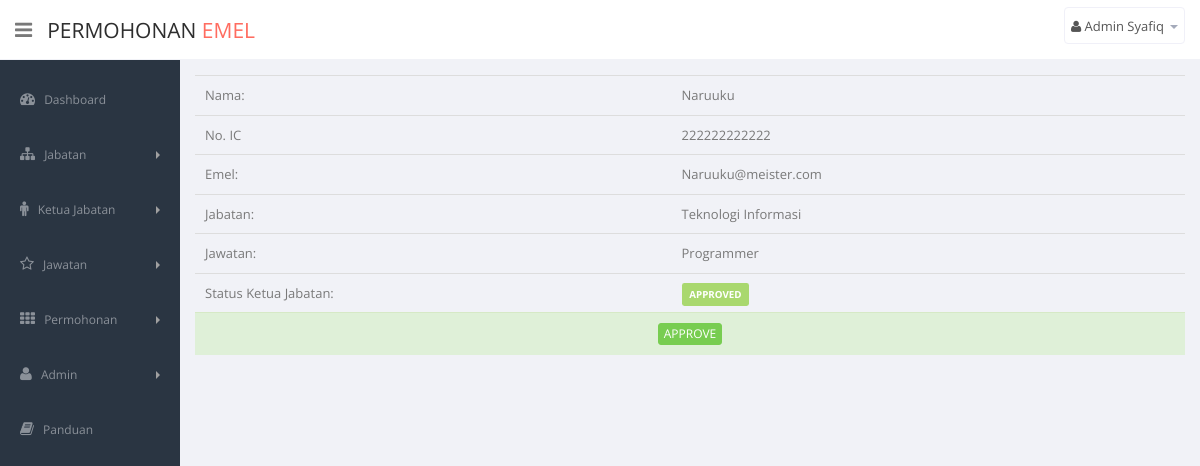
Page /admin_view_app.php?appID=3 (signed in) on the committed database.
### tables this page shows
CREATE TABLE IF NOT EXISTS `application` (
  `APP_ID` int(11) NOT NULL AUTO_INCREMENT,
  `APP_POSID` int(11) NOT NULL,
  `APP_NAME` text,
  `APP_IC` varchar(12) DEFAULT NULL,
  `APP_EMAIL` varchar(45) DEFAULT NULL,
  `APP_STATLDR` varchar(45) DEFAULT NULL,
  `APP_STATAD` varchar(45) DEFAULT NULL,
  PRIMARY KEY (`APP_ID`),
  KEY `fk_APPLICATION_POSITION1_idx` (`APP_POSID`),
  CONSTRAINT `fk_APPLICATION_POSITION1` FOREIGN KEY (`APP_POSID`) REFERENCES `position` (`POS_ID`) ON DELETE NO ACTION ON UPDATE NO ACTION
);

CREATE TABLE IF NOT EXISTS `department` (
  `DEPT_ID` int(11) NOT NULL AUTO_INCREMENT,
  `DEPT_NAME` text,
  PRIMARY KEY (`DEPT_ID`)
);

CREATE TABLE IF NOT EXISTS `position` (
  `POS_ID` int(11) NOT NULL AUTO_INCREMENT,
  `POS_DEPTID` int(11) NOT NULL,
  `POS_NAME` text,
  PRIMARY KEY (`POS_ID`),
  KEY `fk_POSITION_DEPARTMENT_idx` (`POS_DEPTID`),
  CONSTRAINT `fk_POSITION_DEPARTMENT` FOREIGN KEY (`POS_DEPTID`) REFERENCES `department` (`DEPT_ID`) ON DELETE NO ACTION ON UPDATE NO ACTION
);

### connection.php (called while the page is built, shortened)
<?php
	function getDeptNamebyPosID($posID)
	{
		$Query = "SELECT d.DEPT_NAME
					FROM department d, position p
					WHERE p.POS_DEPTID = d.DEPT_ID
					AND p.POS_ID = $posID";
		$Res = mysql_query($Query) or die(mysql_error());
		$NameRow = mysql_fetch_array($Res);
		return $NameRow['DEPT_NAME'];
	}
	function getPosName($posID)
	{
		$Query = "SELECT POS_NAME FROM position WHERE POS_ID = $posID";
		$Res = mysql_query($Query) or die(mysql_error());
		$NameRow = mysql_fetch_array($Res);
		return $NameRow['POS_NAME'];
	}
?>

### admin_view_app.php (the view, shortened to what this page needs)
<?php
  require_once('connection.php');
?>
<!DOCTYPE html>
<html lang="en">
  <head>
    <link href="FL_CSS/bootstrap.min.css" rel="stylesheet">
    <link href="FL_CSS/bootstrap-reset.css" rel="stylesheet">
    <link href="assets/font-awesome/css/font-awesome.css" rel="stylesheet" />
    <link href="assets/jquery-easy-pie-chart/jquery.easy-pie-chart.css" rel="stylesheet" type="text/css" media="screen"/>
    <link rel="stylesheet" href="css/owl.carousel.css" type="text/css">
    <link href="FL_CSS/style.css" rel="stylesheet">
    <link href="FL_CSS/style-responsive.css" rel="stylesheet" />
  </head>
  <body>
  <section id="container" class="">
        <?php include('admin_navbar.php'); ?>
        <?php include('admin_sidebar.php'); ?>
      <section id="main-content">
          <section class="wrapper">
          <?php
            if(isset($_GET['appID']))
            {
              $appID = $_GET['appID'];
              $appQuery = "SELECT APP_ID, APP_POSID, APP_NAME, APP_IC, APP_EMAIL, APP_STATLDR, APP_STATAD
                          FROM application WHERE APP_ID = $appID";
              $appRes = mysql_query($appQuery) or die(mysql_error());
              if(mysql_num_rows($appRes) > 0)
              {
                $appRow = mysql_fetch_array($appRes);
                $appPosID = $appRow['APP_POSID'];
                $appPosName = getPosName($appPosID);
                $appDeptName = getDeptNamebyPosID($appPosID);
                $appName = $appRow['APP_NAME'];
                $appIC = $appRow['APP_IC'];
                $appEmail = $appRow['APP_EMAIL'];
                $appStatDL = $appRow['APP_STATLDR'];
                $apptable = "<table class='table table-hover'>
                              <tr class='info'>
                                <td> Nama: </td>
                                <td> $appName </td>
                              </tr>
                              <tr class='info'>
                                <td> No. IC</td>
                                <td> $appIC</td>
                              </tr>
                              <tr class='info'>
                                <td> Emel: </td>
                                <td> $appEmail</td>
                              </tr>
                              <tr class='info'>
                                <td> Jabatan: </td>
                                <td> $appDeptName </td>
                              </tr>
                              <tr class='info'>
                                <td> Jawatan:</td>
                                <td> $appPosName </td>
                              </tr>
                              <tr class='info'>
                                <td> Status Ketua Jabatan: </td>
                                <td> <span class='label label-success'> $appStatDL </span></td>
                              </tr>
                              <tr class='success'>
                                <td colspan='2'>
                                  <center><a href='#myModal' data-toggle='modal' class='btn btn-xs btn-success'>APPROVE</a></center>
                                </td>
                              </tr>
                            </table>";
                echo $apptable;
              }
              else
              {
                echo "Tiada Permohonan Ditemui";
              }
            }
          ?>
          </section>
      </section>
  </section>
  </body>
</html>

### FL_CSS/style.css (style rules this page uses)
body { color: #797979; background: #f1f2f7; font-family: 'Open Sans', sans-serif; padding: 0px !important; margin: 0px !important; font-size:13px; }
a, a:hover, a:focus { text-decoration: none; outline: none; }
#container { width: 100%; height: 100%; }
#main-content { margin-left: 180px; }
.wrapper { display: inline-block; margin-top: 60px; padding: 15px; width: 100%; }

### rows in the picture
application: APP_NAME "Naruuku", APP_IC "222222222222", APP_EMAIL "Naruuku@meister.com", APP_POSID.DEPT_NAME "Teknologi Informasi", APP_POSID.POS_NAME "Programmer", APP_STATLDR "APPROVED"

### other values in the picture
$global_userName "Admin Syafiq"
